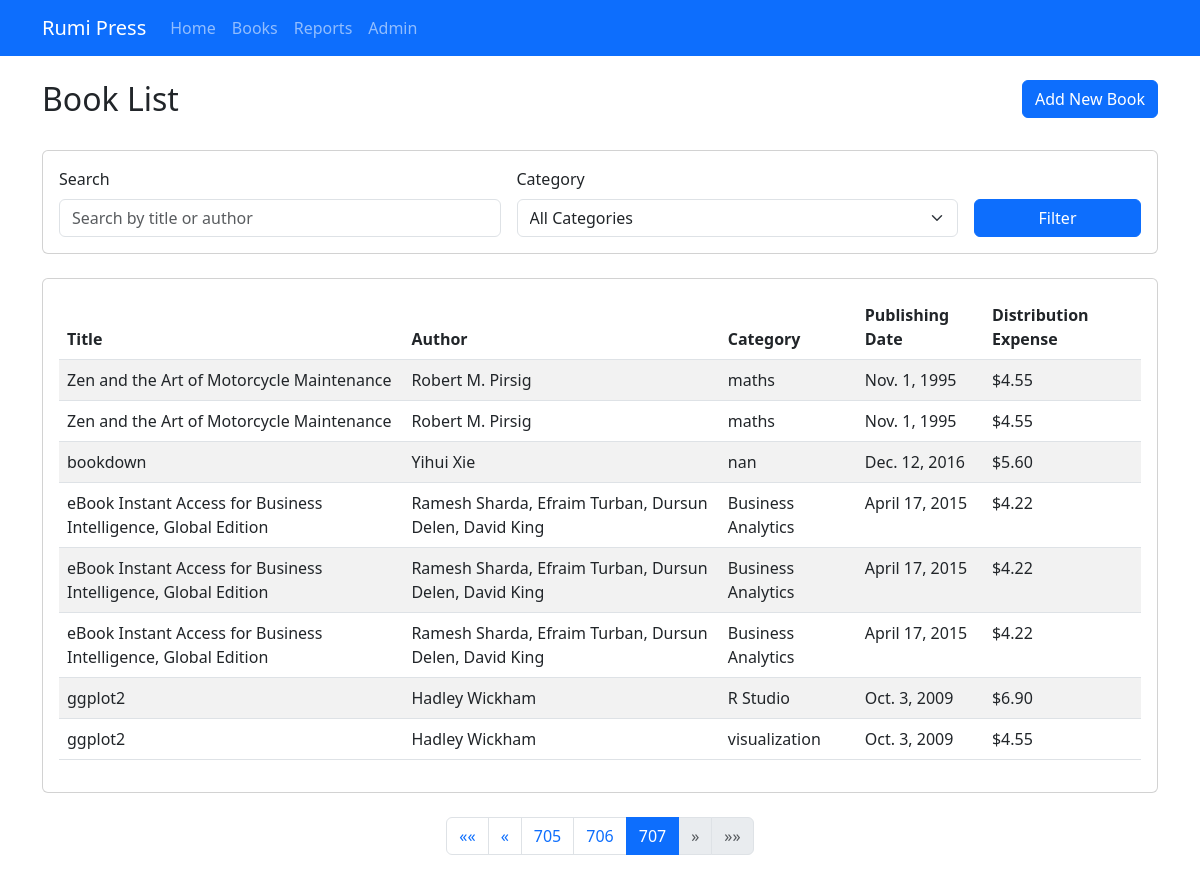
The app's page /books/?page=707&search=&category= with its own data.
### books/models.py (models this page shows, shortened)
class Book(models.Model):
    title = models.CharField(max_length=255)
    author = models.CharField(max_length=255)
    publishing_date = models.DateField(null=True, blank=True)
    category = models.ForeignKey(Category, on_delete=models.CASCADE)
    distribution_expense = models.DecimalField(max_digits=10, decimal_places=2)

class Category(models.Model):
    name = models.CharField(max_length=100, unique=True)

### books/views.py (the view)
# urls.py: path('books/', book_list_view, name='book_list'),
def book_list_view(request):
    books = Book.objects.all().order_by('title')
    search_query = request.GET.get('search', '')
    if search_query:
        books = books.filter(
            Q(title__icontains=search_query) |
            Q(author__icontains=search_query)
        )
    category_id = request.GET.get('category', '')
    if category_id and category_id != 'all':
        books = books.filter(category__id=category_id)
    categories = Category.objects.all()
    paginator = Paginator(books, 10)  # Show 10 books per page
    page_number = request.GET.get('page', 1)
    page_obj = paginator.get_page(page_number)
    context = {
        'page_obj': page_obj,
        'search_query': search_query,
        'categories': categories,
        'selected_category': category_id,
    }
    return render(request, 'books/book_list.html', context)

### books/templates/books/book_list.html (shortened to what this page needs)
{% extends 'books/base.html' %}
{% block content %}
    <div class="row mb-4">
        <div class="col-md-8">
            <h2>Book List</h2>
        </div>
        <div class="col-md-4 text-end">
            <a href="/admin/books/book/add/" class="btn btn-primary">Add New Book</a>
        </div>
    </div>
    <div class="row mb-4">
        <div class="col-12">
            <div class="card">
                <div class="card-body">
                    <form method="get" class="row g-3 align-items-end">
                        <div class="col-md-5">
                            <label for="search" class="form-label">Search</label>
                            <input type="text" class="form-control" id="search" name="search" placeholder="Search by title or author" value="{{ search_query }}">
                        </div>
                        <div class="col-md-5">
                            <label for="category" class="form-label">Category</label>
                            <select class="form-select" id="category" name="category">
                                <option value="all">All Categories</option>
                            </select>
                        </div>
                        <div class="col-md-2">
                            <button type="submit" class="btn btn-primary w-100">Filter</button>
                        </div>
                    </form>
                </div>
            </div>
        </div>
    </div>
    <div class="row">
        <div class="col-12">
            <div class="card">
                <div class="card-body">
                    <div class="table-responsive">
                        <table class="table table-striped">
                            <thead>
                                <tr>
                                    <th>Title</th>
                                    <th>Author</th>
                                    <th>Category</th>
                                    <th>Publishing Date</th>
                                    <th>Distribution Expense</th>
                                </tr>
                            </thead>
                            <tbody>
                                {% for book in page_obj %}
                                <tr>
                                    <td>{{ book.title }}</td>
                                    <td>{{ book.author }}</td>
                                    <td>{{ book.category.name }}</td>
                                    <td>{% if book.publishing_date %}{{ book.publishing_date }}{% else %}N/A{% endif %}</td>
                                    <td>${{ book.distribution_expense }}</td>
                                </tr>
                                {% empty %}
                                <tr>
                                    <td colspan="5" class="text-center">No books found</td>
                                </tr>
                                {% endfor %}
                            </tbody>
                        </table>
                    </div>
                </div>
            </div>
        </div>
    </div>
    {% if page_obj.has_other_pages %}
    <div class="row mt-4">
        <div class="col-12">
            <nav aria-label="Page navigation">
                <ul class="pagination justify-content-center">
                    {% if page_obj.has_previous %}
                    <li class="page-item">
                        <a class="page-link" href="?page=1&search={{ search_query }}&category={{ selected_category }}" aria-label="First">
                            <span aria-hidden="true">&laquo;&laquo;</span>
                        </a>
                    </li>
                    <li class="page-item">
                        <a class="page-link" href="?page={{ page_obj.previous_page_number }}&search={{ search_query }}&category={{ selected_category }}" aria-label="Previous">
                            <span aria-hidden="true">&laquo;</span>
                        </a>
                    </li>
                    {% endif %}
                    {% for num in page_obj.paginator.page_range %}
                        {% if page_obj.number == num %}
                        <li class="page-item active"><a class="page-link" href="?page={{ num }}&search={{ search_query }}&category={{ selected_category }}">{{ num }}</a></li>
                        {% elif num > page_obj.number|add:'-3' and num < page_obj.number|add:'3' %}
                        <li class="page-item"><a class="page-link" href="?page={{ num }}&search={{ search_query }}&category={{ selected_category }}">{{ num }}</a></li>
                        {% endif %}
                    {% endfor %}
                    {% if page_obj.has_next %}
                    <li class="page-item">
                        <a class="page-link" href="?page={{ page_obj.next_page_number }}&search={{ search_query }}&category={{ selected_category }}" aria-label="Next">
                            <span aria-hidden="true">&raquo;</span>
                        </a>
                    </li>
                    <li class="page-item">
                        <a class="page-link" href="?page={{ page_obj.paginator.num_pages }}&search={{ search_query }}&category={{ selected_category }}" aria-label="Last">
                            <span aria-hidden="true">&raquo;&raquo;</span>
                        </a>
                    </li>
                    {% else %}
                    <li class="page-item disabled">
                        <a class="page-link" href="#" aria-label="Next">
                            <span aria-hidden="true">&raquo;</span>
                        </a>
                    </li>
                    <li class="page-item disabled">
                        <a class="page-link" href="#" aria-label="Last">
                            <span aria-hidden="true">&raquo;&raquo;</span>
                        </a>
                    </li>
                    {% endif %}
                </ul>
            </nav>
        </div>
    </div>
    {% endif %}
{% endblock %}

### records on screen
Book: title "Zen and the Art of Motorcycle Maintenance", author "Robert M. Pirsig", category.name "maths", publishing_date "Nov. 1, 1995", distribution_expense "4.55"
Book: title "eBook Instant Access for Business Intelligence, Global Edition", author "Ramesh Sharda, Efraim Turban, Dursun Delen, David King", category.name "Business Analytics", publishing_date "April 17, 2015", distribution_expense "4.22"
Book: title "eBook Instant Access for Business Intelligence, Global Edition", author "Ramesh Sharda, Efraim Turban, Dursun Delen, David King", category.name "Business Analytics", publishing_date "April 17, 2015", distribution_expense "4.22"
Book: title "eBook Instant Access for Business Intelligence, Global Edition", author "Ramesh Sharda, Efraim Turban, Dursun Delen, David King", category.name "Business Analytics", publishing_date "April 17, 2015", distribution_expense "4.22"

### other values on screen
{{ num }} "705" "706"
{{ num }} "707"
